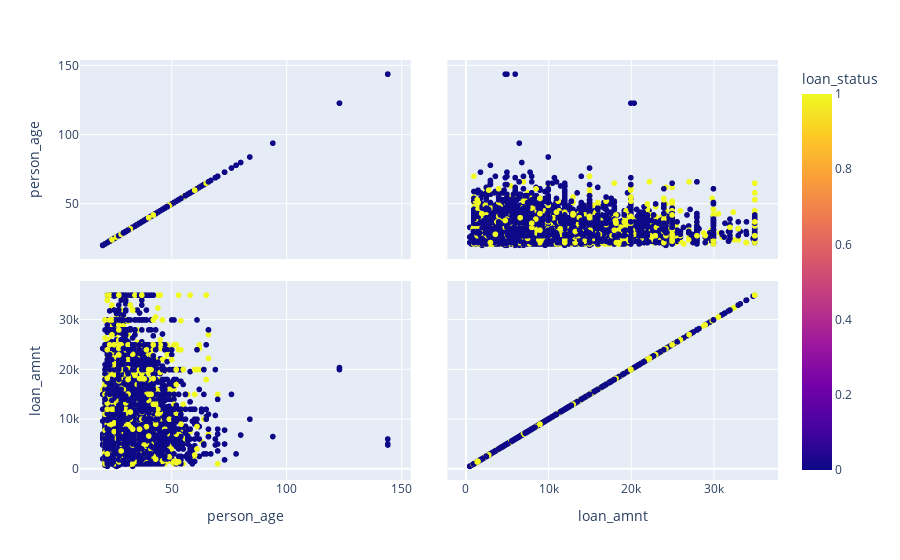

The notebook cell this image was saved under:
### Code cell
px.scatter_matrix(base_credit, dimensions=['person_age', 'loan_amnt'], color='loan_status')

### Figure 1 — Plotly figure (JSON) as saved in the notebook; plotly's stock layout.template omitted (floating-point values rounded to 4 significant figures; data arrays with more than 128 entries replaced by an {"elided": "..."} marker saying what was removed)
{"data": [{"dimensions": [{"axis": {"matches": true}, "label": "person_age", "values": {"elided": "32581 int values"}}, {"axis": {"matches": true}, "label": "loan_amnt", "values": {"elided": "32581 int values"}}], "hovertemplate": "%{xaxis.title.text}=%{x}<br>%{yaxis.title.text}=%{y}<br>loan_status=%{marker.color}<extra></extra>", "legendgroup": "", "marker": {"color": {"elided": "32581 int values"}, "coloraxis": "coloraxis", "symbol": "circle"}, "name": "", "showlegend": false, "type": "splom"}], "layout": {"coloraxis": {"colorbar": {"title": {"text": "loan_status"}}, "colorscale": [[0, "#0d0887"], [0.1111, "#46039f"], [0.2222, "#7201a8"], [0.3333, "#9c179e"], [0.4444, "#bd3786"], [0.5556, "#d8576b"], [0.6667, "#ed7953"], [0.7778, "#fb9f3a"], [0.8889, "#fdca26"], [1, "#f0f921"]]}, "dragmode": "select", "legend": {"tracegroupgap": 0}, "margin": {"t": 60}}}
